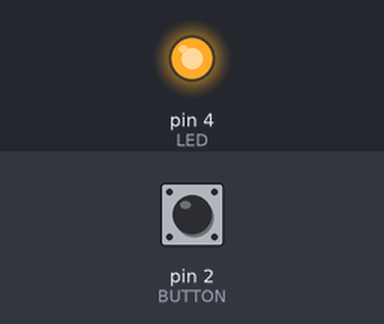
This sketch was run on a simulated Arduino Uno, built with avr-gcc and run on an emulated ATmega328P. Shown: output pins drawn as LEDs (lit = HIGH). Dashed ring = blinking. The inputs (shaded band) are chosen by the test bench; at power-on: pin 2 (BUTTON) HIGH.

Above: at 0.1 s.
At 1.2 s:
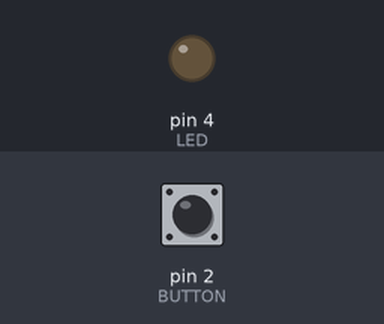
1.3 s: pin 2 (BUTTON) pulled LOW for 0.15 s
At 2.05 s:
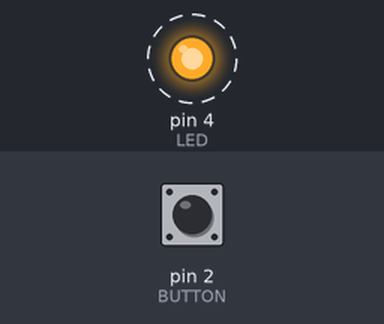
Timing chart, 0 to 10.3 s (numbered marks = the images above; inputs shaded):
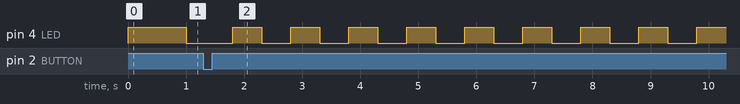

The sketch:

code2.ino
```cpp
#include <Arduino.h>
#define PRINT(var) Serial.print(#var ":\t"); Serial.print(var); Serial.print('\t')
#define PRINTLN(var) Serial.print(#var ":\t"); Serial.println(var)

/*TCNTx (Timer/CouNTer register), containing the actual value of the timer.
TCCRx (Timer/Counter Control Register), allowing to configure the prescaling value.
OCRx (Output Compare Register), for setting the counter value that should trigger the interrupt.
ICRx (Input Capture Register, only for 16bits timer1).
TIMSKx (Timer Interrupt MaSK register), to enable/disable timer interrupts.
TIFRx (Timer Interrupt Frag Register), indicating if there is a pending timer interrupt.
*/

#define BUTTON 2 //interrupt, debounced by capacitor 10uF
#define LED 4 //blue

volatile bool toggle1 = 0;
volatile int speed = 1;

void set_registers();

void setup()
{
  pinMode(BUTTON, INPUT_PULLUP);
  pinMode(LED, OUTPUT);
  // put your setup code here, to run once:
  set_registers();
  attachInterrupt(digitalPinToInterrupt(BUTTON), set_registers, FALLING );

}

ISR(TIMER1_COMPA_vect){
  toggle1 = 1;
}

void loop() {
  if (toggle1) {
    toggle1 = 0;
    digitalWrite(LED, digitalRead(LED)^1);
  }
}

void set_registers(){
  noInterrupts(); //stop interrupts while configuring
  TCCR1A = 0; // set entire TCCR1A register to 0
  TCCR1B = 0; // same for TCCR1B
  TCNT1 = 0; //initialize counter value to 0

  switch (speed){
    case 1:
      OCR1A = 62499; // = 16000000 / (256 * 1) - 1 (must be <65536)
      break;

    case 2:
      OCR1A = 31249; // = 16000000 / (256 * 2) - 1 (must be <65536)
      break;

    case 3:
      OCR1A = 20832; // = 16000000 / (256 * 3) - 1 (must be <65536)
      break;

    case 4:
      OCR1A = 62499; // = 16000000 / (64 * 4) - 1 (must be <65536)
      break;

    default:
      break;
  }

  TCCR1B |= (1 << WGM12);

  if (speed == 4)   TCCR1B |= (0 << CS12) | (1 << CS11) | (1 << CS10); //set correct prescale
  else              TCCR1B |= (1 << CS12) | (0 << CS11) | (0 << CS10);
  TIMSK1 |= (1 << OCIE1A);

  interrupts(); //allow interrupts again

  speed == 4 ? speed = 1 : speed++; //cycle through speeds 1-4Hz
}
```

Measured:
- after the input at 1.3 s, pin 4 (LED): alternates HIGH for 0.50 s and LOW for 0.50 s, starting after 0.50 s
